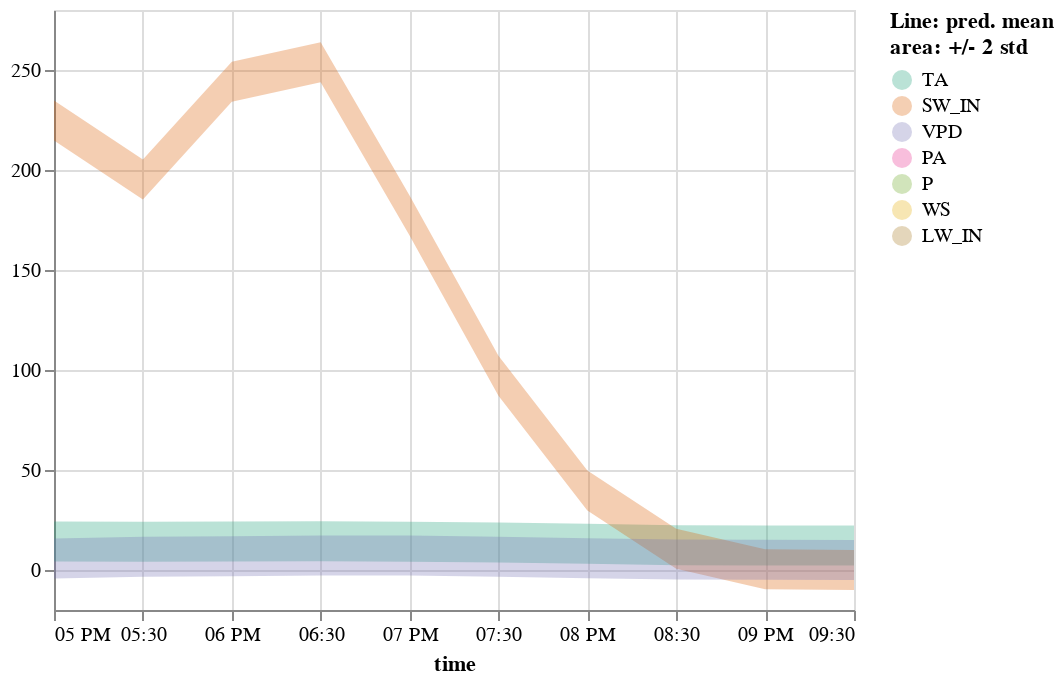

Here is the notebook cell this chart was saved with:
### Code cell
plot_error(m_df.tidy().assign(std=5))

### Figure 1 — Vega-Lite specification as saved in the notebook (floating-point values rounded to 4 significant figures)
{"config": {"view": {"continuousWidth": 400, "continuousHeight": 300}}, "data": {"name": "data-499ab9a70408ff42ce910d15967efab1"}, "mark": "errorband", "encoding": {"color": {"field": "variable", "legend": {"title": ["Line: pred. mean", "area: +/- 2 std"]}, "scale": {"domain": ["TA", "SW_IN", "VPD", "PA", "P", "WS", "LW_IN"], "range": ["#1B9E77", "#D95F02", "#7570B3", "#E7298A", "#66A61E", "#E6AB02", "#A6761D", "#666666"]}, "type": "nominal"}, "x": {"field": "time", "type": "temporal"}, "y": {"field": "err_low", "scale": {"zero": false}, "title": "", "type": "quantitative"}, "y2": {"field": "err_high"}}, "params": [{"name": "param_6", "select": {"type": "interval"}, "bind": "scales"}], "$schema": "https://vega.github.io/schema/vega-lite/v5.2.0.json", "datasets": {"data-499ab9a70408ff42ce910d15967efab1": [{"time": "2000-06-15T17:00:00", "variable": "TA", "value": 14.22, "is_present": false, "std": 5, "err_low": 4.22, "err_high": 24.22}, {"time": "2000-06-15T17:30:00", "variable": "TA", "value": 14.11, "is_present": false, "std": 5, "err_low": 4.11, "err_high": 24.11}, {"time": "2000-06-15T18:00:00", "variable": "TA", "value": 14.23, "is_present": false, "std": 5, "err_low": 4.23, "err_high": 24.23}, {"time": "2000-06-15T18:30:00", "variable": "TA", "value": 14.4, "is_present": false, "std": 5, "err_low": 4.4, "err_high": 24.4}, {"time": "2000-06-15T19:00:00", "variable": "TA", "value": 14.09, "is_present": false, "std": 5, "err_low": 4.09, "err_high": 24.09}, {"time": "2000-06-15T19:30:00", "variable": "TA", "value": 13.71, "is_present": false, "std": 5, "err_low": 3.71, "err_high": 23.71}, {"time": "2000-06-15T20:00:00", "variable": "TA", "value": 13.08, "is_present": false, "std": 5, "err_low": 3.08, "err_high": 23.08}, {"time": "2000-06-15T20:30:00", "variable": "TA", "value": 12.41, "is_present": false, "std": 5, "err_low": 2.41, "err_high": 22.41}, {"time": "2000-06-15T21:00:00", "variable": "TA", "value": 12.27, "is_present": false, "std": 5, "err_low": 2.27, "err_high": 22.27}, {"time": "2000-06-15T21:30:00", "variable": "TA", "value": 12.2, "is_present": false, "std": 5, "err_low": 2.2, "err_high": 22.2}, {"time": "2000-06-15T17:00:00", "variable": "SW_IN", "value": 224.8, "is_present": true, "std": 5, "err_low": 214.8, "err_high": 234.8}, {"time": "2000-06-15T17:30:00", "variable": "SW_IN", "value": 195.3, "is_present": true, "std": 5, "err_low": 185.3, "err_high": 205.3}, {"time": "2000-06-15T18:00:00", "variable": "SW_IN", "value": 244.2, "is_present": true, "std": 5, "err_low": 234.2, "err_high": 254.2}, {"time": "2000-06-15T18:30:00", "variable": "SW_IN", "value": 253.9, "is_present": true, "std": 5, "err_low": 243.9, "err_high": 263.9}, {"time": "2000-06-15T19:00:00", "variable": "SW_IN", "value": 177.3, "is_present": true, "std": 5, "err_low": 167.3, "err_high": 187.3}, {"time": "2000-06-15T19:30:00", "variable": "SW_IN", "value": 97.07, "is_present": true, "std": 5, "err_low": 87.07, "err_high": 107.1}, {"time": "2000-06-15T20:00:00", "variable": "SW_IN", "value": 39.71, "is_present": true, "std": 5, "err_low": 29.71, "err_high": 49.71}, {"time": "2000-06-15T20:30:00", "variable": "SW_IN", "value": 10.65, "is_present": true, "std": 5, "err_low": 0.65, "err_high": 20.65}, {"time": "2000-06-15T21:00:00", "variable": "SW_IN", "value": 0.32, "is_present": true, "std": 5, "err_low": -9.68, "err_high": 10.32}, {"time": "2000-06-15T21:30:00", "variable": "SW_IN", "value": 0.0, "is_present": true, "std": 5, "err_low": -10.0, "err_high": 10.0}, {"time": "2000-06-15T17:00:00", "variable": "VPD", "value": 5.799, "is_present": true, "std": 5, "err_low": -4.201, "err_high": 15.8}, {"time": "2000-06-15T17:30:00", "variable": "VPD", "value": 6.577, "is_present": true, "std": 5, "err_low": -3.423, "err_high": 16.58}, {"time": "2000-06-15T18:00:00", "variable": "VPD", "value": 6.931, "is_present": true, "std": 5, "err_low": -3.069, "err_high": 16.93}, {"time": "2000-06-15T18:30:00", "variable": "VPD", "value": 7.286, "is_present": true, "std": 5, "err_low": -2.714, "err_high": 17.29}, {"time": "2000-06-15T19:00:00", "variable": "VPD", "value": 7.251, "is_present": true, "std": 5, "err_low": -2.749, "err_high": 17.25}, {"time": "2000-06-15T19:30:00", "variable": "VPD", "value": 6.683, "is_present": true, "std": 5, "err_low": -3.317, "err_high": 16.68}, {"time": "2000-06-15T20:00:00", "variable": "VPD", "value": 5.851, "is_present": true, "std": 5, "err_low": -4.149, "err_high": 15.85}, {"time": "2000-06-15T20:30:00", "variable": "VPD", "value": 5.254, "is_present": true, "std": 5, "err_low": -4.746, "err_high": 15.25}, {"time": "2000-06-15T21:00:00", "variable": "VPD", "value": 5.164, "is_present": true, "std": 5, "err_low": -4.836, "err_high": 15.16}, {"time": "2000-06-15T21:30:00", "variable": "VPD", "value": 5.037, "is_present": true, "std": 5, "err_low": -4.963, "err_high": 15.04}]}}
